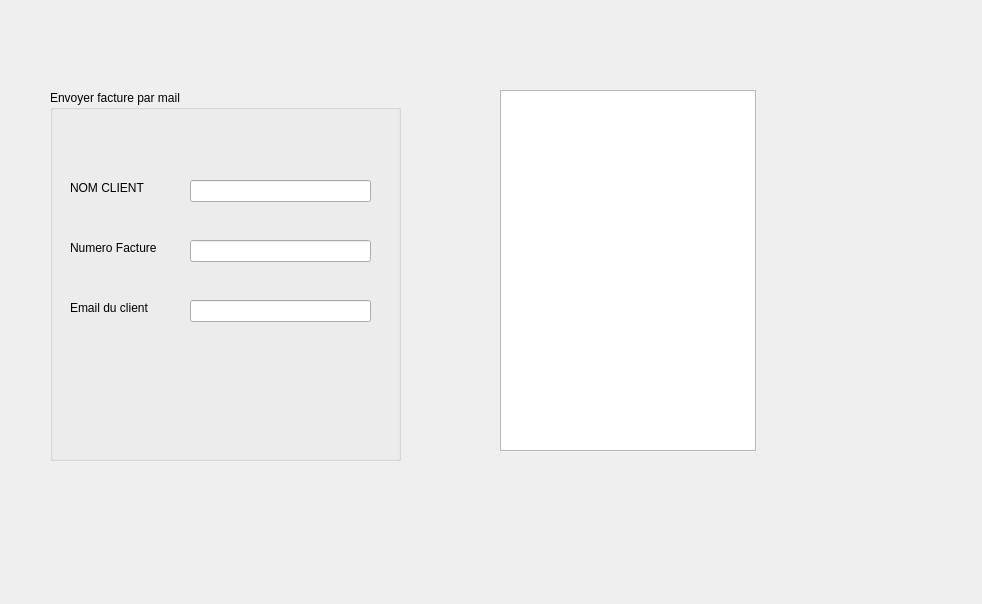
<?xml version="1.0" encoding="UTF-8"?>
<ui version="4.0">
 <class>EnvoieFactureParMail</class>
 <widget class="QWidget" name="EnvoieFactureParMail">
  <property name="geometry">
   <rect>
    <x>0</x>
    <y>0</y>
    <width>982</width>
    <height>604</height>
   </rect>
  </property>
  <property name="font">
   <font>
    <family>MS Shell Dlg 2</family>
   </font>
  </property>
  <property name="windowTitle">
   <string>Form</string>
  </property>
  <widget class="QGroupBox" name="groupBox">
   <property name="geometry">
    <rect>
     <x>50</x>
     <y>90</y>
     <width>351</width>
     <height>371</height>
    </rect>
   </property>
   <property name="title">
    <string>Envoyer facture par mail</string>
   </property>
   <widget class="QLabel" name="label">
    <property name="geometry">
     <rect>
      <x>20</x>
      <y>90</y>
      <width>111</width>
      <height>16</height>
     </rect>
    </property>
    <property name="text">
     <string>NOM CLIENT</string>
    </property>
   </widget>
   <widget class="QLineEdit" name="lineEdit">
    <property name="geometry">
     <rect>
      <x>140</x>
      <y>90</y>
      <width>181</width>
      <height>22</height>
     </rect>
    </property>
   </widget>
   <widget class="QLabel" name="label_2">
    <property name="geometry">
     <rect>
      <x>20</x>
      <y>150</y>
      <width>91</width>
      <height>16</height>
     </rect>
    </property>
    <property name="text">
     <string>Numero Facture</string>
    </property>
   </widget>
   <widget class="QLineEdit" name="lineEdit_2">
    <property name="geometry">
     <rect>
      <x>140</x>
      <y>150</y>
      <width>181</width>
      <height>22</height>
     </rect>
    </property>
   </widget>
   <widget class="QLabel" name="label_3">
    <property name="geometry">
     <rect>
      <x>20</x>
      <y>210</y>
      <width>91</width>
      <height>16</height>
     </rect>
    </property>
    <property name="text">
     <string>Email du client</string>
    </property>
   </widget>
   <widget class="QLineEdit" name="lineEdit_3">
    <property name="geometry">
     <rect>
      <x>140</x>
      <y>210</y>
      <width>181</width>
      <height>22</height>
     </rect>
    </property>
   </widget>
  </widget>
  <widget class="QListView" name="listView">
   <property name="geometry">
    <rect>
     <x>500</x>
     <y>90</y>
     <width>256</width>
     <height>361</height>
    </rect>
   </property>
  </widget>
 </widget>
 <resources/>
 <connections/>
</ui>
